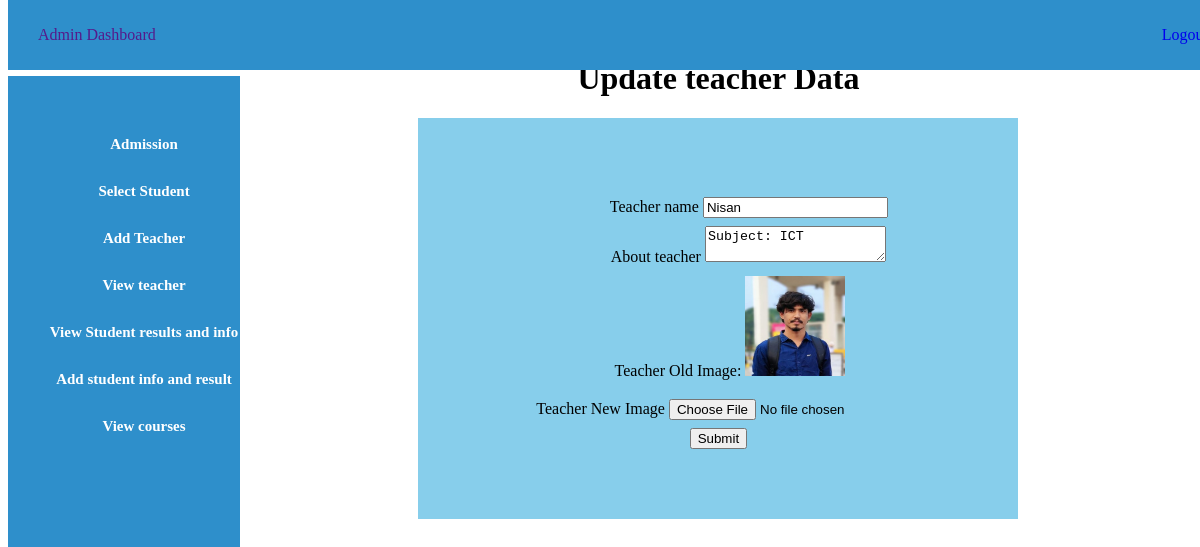
Page /admin_update_teacher.php?teacher_id=12 (signed in) on the committed database.
### tables this page shows
CREATE TABLE `teacher` (
  `id` int(20) NOT NULL,
  `name` varchar(50) DEFAULT NULL,
  `description` varchar(50) DEFAULT NULL,
  `image` varchar(100) DEFAULT NULL
);

### admin_update_teacher.php (the view, shortened to what this page needs)
<?php
$host = "localhost";
$user = "root";
$password = "";
$db = "clg_db";
$data = mysqli_connect($host, $user, $password, $db);
if($_GET['teacher_id'])
{
    $t_id=$_GET['teacher_id'];
    $sql="select * from teacher where id='$t_id'";
    $result = mysqli_query($data,$sql);
    $info=$result->fetch_assoc();
}
?>
<!DOCTYPE html>
<html lang="en">
<head>
    <link rel="stylesheet" href="admin.css">
</head>
<body>
        <?php
        include 'admin_sidebar.php';
        ?>
        <div class="content">
            <center>
            <h1>Update teacher Data</h1>
            <form class="form_deg" action="admin_update_teacher.php" method="POST" enctype="multipart/form-date">
                <div>
                    <label for="">Teacher name</label>
                    <input type="text" name="name" value="<?php echo"{$info['name']}"; ?>">
                </div>
                <div>
                    <label for="">About teacher</label>
                    <textarea name="description"><?php echo"{$info['description']}"; ?></textarea>
                </div>
                <div>
                    <label for="">Teacher Old Image:</label>
                    <img width="100px" height="100px" src="<?php echo"{$info['image']}"; ?>" alt="">
                </div>
                <div>
                    <label for="">Teacher New Image</label>
                    <input type="file" name="image">
                </div>
                <div>
                    <input type="submit" name="update_teacher">
                </div>
            </form>
            </center>
        </div>
</body>
</html>

### admin.css (style rules this page uses)
.content { margin-left: 20%; margin-top: 5%; }

### admin_update_teacher.php (style rules this page uses)
label { display: inline-block; width: 150px; text-align: right; padding-top: 10px; padding-bottom: 10px; }
.form_deg { background-color: skyblue; width: 600px; padding-top: 70px; padding-bottom: 70px; }

### rows in the picture
teacher: name "Nisan", description "Subject: ICT", image (picture)
